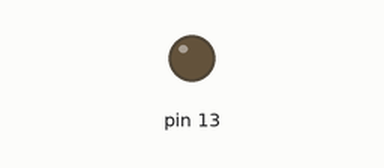
Simulated run of this sketch. Board: Arduino Uno, built with avr-gcc and run on an emulated ATmega328P. Shown: output pins drawn as LEDs (lit = HIGH).

Above: at 0.5 s.
At 36.6 s:
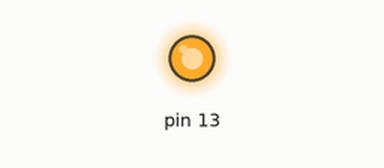
Timing chart, 0 to 41.9 s (numbered marks = the images above):
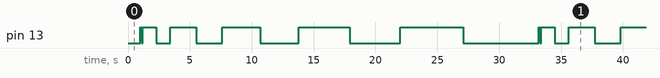

The sketch:

blink2.ino
```cpp
//better blink command with wiring
//will be integrated into later files for testing purposes

#include <Wire.h>

void setup() {
  pinMode(13, OUTPUT);
  Serial.begin(9600);
}

void loop() {
  delay(1000);
  for (int i = 100; i < 6100; i+= 1000) {
    digitalWrite(13, HIGH);
    delay(i);
    digitalWrite(13, LOW);
    delay(i);
 }


}
```

Measured:
- by itself, pin 13: repeats every 32.2 s: LOW 0.10 s, HIGH 1.1 s, LOW 1.1 s, HIGH 2.1 s, LOW 2.1 s, HIGH 3.1 s, LOW 3.1 s, HIGH 4.1 s, LOW 4.1 s, HIGH 5.1 s, LOW 6.1 s, HIGH 0.10 s
- by itself, everything shown: repeats every 32.2 s, in 12 steps
